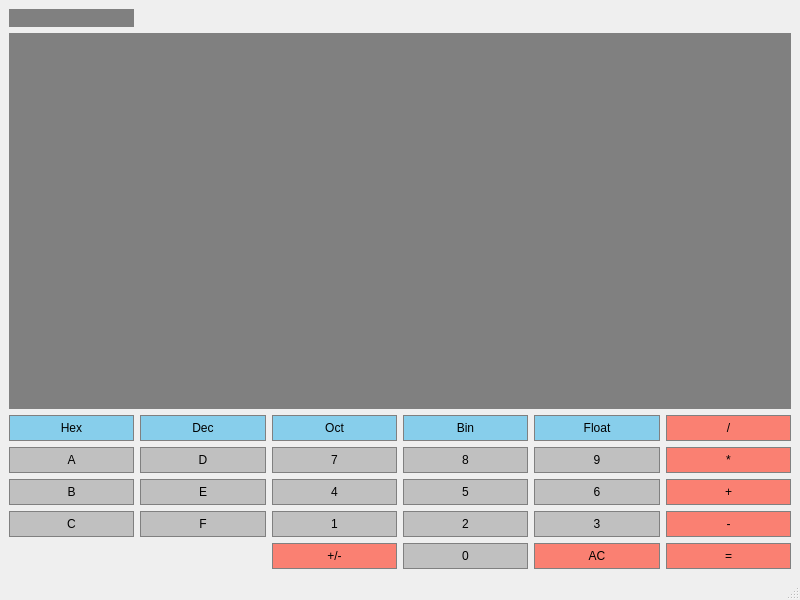
<?xml version="1.0" encoding="UTF-8"?>
<ui version="4.0">
 <class>Calc</class>
 <widget class="QMainWindow" name="Calc">
  <property name="geometry">
   <rect>
    <x>0</x>
    <y>0</y>
    <width>800</width>
    <height>600</height>
   </rect>
  </property>
  <property name="windowTitle">
   <string>Calc</string>
  </property>
  <widget class="QWidget" name="centralwidget">
   <layout class="QGridLayout" name="gridLayout">
    <item row="5" column="3">
     <widget class="QPushButton" name="Button2">
      <property name="styleSheet">
       <string notr="true">QPushButton 
{
     background-color: #C0C0C0; 
	border: 1px solid gray;
	border-radius: 0px;
	padding: 5px;
}
QPushButton:pressed 
{
    background-color: #A9A9A9;
	border: 1px solid gray;
	border-radius: 0px;
	padding: 5px;
}</string>
      </property>
      <property name="text">
       <string>2</string>
      </property>
     </widget>
    </item>
    <item row="3" column="4">
     <widget class="QPushButton" name="Button9">
      <property name="styleSheet">
       <string notr="true">QPushButton 
{
     background-color: #C0C0C0; 
	border: 1px solid gray;
	border-radius: 0px;
	padding: 5px;
}
QPushButton:pressed 
{
    background-color: #A9A9A9;
	border: 1px solid gray;
	border-radius: 0px;
	padding: 5px;
}</string>
      </property>
      <property name="text">
       <string>9</string>
      </property>
     </widget>
    </item>
    <item row="4" column="1">
     <widget class="QPushButton" name="Button14">
      <property name="styleSheet">
       <string notr="true">QPushButton 
{
     background-color: #C0C0C0; 
	border: 1px solid gray;
	border-radius: 0px;
	padding: 5px;
}
QPushButton:pressed 
{
    background-color: #A9A9A9;
	border: 1px solid gray;
	border-radius: 0px;
	padding: 5px;
}</string>
      </property>
      <property name="text">
       <string>E</string>
      </property>
     </widget>
    </item>
    <item row="2" column="1">
     <widget class="QPushButton" name="Dec">
      <property name="styleSheet">
       <string notr="true">QPushButton 
{
     background-color: #87CEEB; 
	border: 1px solid gray;
	border-radius: 0px;
	padding: 5px;
}
QPushButton:pressed
 {
    background-color: #1E90FF; 
	border: 1px solid gray;
	border-radius: 0px;
	padding: 5px;
}</string>
      </property>
      <property name="text">
       <string>Dec</string>
      </property>
     </widget>
    </item>
    <item row="4" column="4">
     <widget class="QPushButton" name="Button6">
      <property name="styleSheet">
       <string notr="true">QPushButton 
{
     background-color: #C0C0C0; 
	border: 1px solid gray;
	border-radius: 0px;
	padding: 5px;
}
QPushButton:pressed 
{
    background-color: #A9A9A9;
	border: 1px solid gray;
	border-radius: 0px;
	padding: 5px;
}</string>
      </property>
      <property name="text">
       <string>6</string>
      </property>
     </widget>
    </item>
    <item row="6" column="3">
     <widget class="QPushButton" name="Button0">
      <property name="styleSheet">
       <string notr="true">QPushButton 
{
     background-color: #C0C0C0; 
	border: 1px solid gray;
	border-radius: 0px;
	padding: 5px;
}
QPushButton:pressed 
{
    background-color: #A9A9A9;
	border: 1px solid gray;
	border-radius: 0px;
	padding: 5px;
}</string>
      </property>
      <property name="text">
       <string>0</string>
      </property>
     </widget>
    </item>
    <item row="2" column="2">
     <widget class="QPushButton" name="Oct">
      <property name="styleSheet">
       <string notr="true">QPushButton 
{
     background-color: #87CEEB; 
	border: 1px solid gray;
	border-radius: 0px;
	padding: 5px;
}
QPushButton:pressed
 {
    background-color: #1E90FF; 
	border: 1px solid gray;
	border-radius: 0px;
	padding: 5px;
}</string>
      </property>
      <property name="text">
       <string>Oct</string>
      </property>
     </widget>
    </item>
    <item row="2" column="0">
     <widget class="QPushButton" name="Hex">
      <property name="styleSheet">
       <string notr="true">QPushButton 
{
     background-color: #87CEEB; 
	border: 1px solid gray;
	border-radius: 0px;
	padding: 5px;
}
QPushButton:pressed
 {
    background-color: #1E90FF; 
	border: 1px solid gray;
	border-radius: 0px;
	padding: 5px;
}</string>
      </property>
      <property name="text">
       <string>Hex</string>
      </property>
     </widget>
    </item>
    <item row="3" column="3">
     <widget class="QPushButton" name="Button8">
      <property name="styleSheet">
       <string notr="true">QPushButton 
{
     background-color: #C0C0C0; 
	border: 1px solid gray;
	border-radius: 0px;
	padding: 5px;
}
QPushButton:pressed 
{
    background-color: #A9A9A9;
	border: 1px solid gray;
	border-radius: 0px;
	padding: 5px;
}</string>
      </property>
      <property name="text">
       <string>8</string>
      </property>
     </widget>
    </item>
    <item row="3" column="1">
     <widget class="QPushButton" name="Button13">
      <property name="styleSheet">
       <string notr="true">QPushButton 
{
     background-color: #C0C0C0; 
	border: 1px solid gray;
	border-radius: 0px;
	padding: 5px;
}
QPushButton:pressed 
{
    background-color: #A9A9A9;
	border: 1px solid gray;
	border-radius: 0px;
	padding: 5px;
}</string>
      </property>
      <property name="text">
       <string>D</string>
      </property>
     </widget>
    </item>
    <item row="4" column="2">
     <widget class="QPushButton" name="Button4">
      <property name="styleSheet">
       <string notr="true">QPushButton 
{
     background-color: #C0C0C0; 
	border: 1px solid gray;
	border-radius: 0px;
	padding: 5px;
}
QPushButton:pressed 
{
    background-color: #A9A9A9;
	border: 1px solid gray;
	border-radius: 0px;
	padding: 5px;
}</string>
      </property>
      <property name="text">
       <string>4</string>
      </property>
     </widget>
    </item>
    <item row="4" column="0">
     <widget class="QPushButton" name="Button11">
      <property name="styleSheet">
       <string notr="true">QPushButton 
{
     background-color: #C0C0C0; 
	border: 1px solid gray;
	border-radius: 0px;
	padding: 5px;
}
QPushButton:pressed 
{
    background-color: #A9A9A9;
	border: 1px solid gray;
	border-radius: 0px;
	padding: 5px;
}</string>
      </property>
      <property name="text">
       <string>B</string>
      </property>
     </widget>
    </item>
    <item row="3" column="0">
     <widget class="QPushButton" name="Button10">
      <property name="styleSheet">
       <string notr="true">QPushButton 
{
     background-color: #C0C0C0; 
	border: 1px solid gray;
	border-radius: 0px;
	padding: 5px;
}
QPushButton:pressed 
{
    background-color: #A9A9A9;
	border: 1px solid gray;
	border-radius: 0px;
	padding: 5px;
}</string>
      </property>
      <property name="text">
       <string>A</string>
      </property>
     </widget>
    </item>
    <item row="5" column="4">
     <widget class="QPushButton" name="Button3">
      <property name="styleSheet">
       <string notr="true">QPushButton 
{
     background-color: #C0C0C0; 
	border: 1px solid gray;
	border-radius: 0px;
	padding: 5px;
}
QPushButton:pressed 
{
    background-color: #A9A9A9;
	border: 1px solid gray;
	border-radius: 0px;
	padding: 5px;
}</string>
      </property>
      <property name="text">
       <string>3</string>
      </property>
     </widget>
    </item>
    <item row="2" column="3">
     <widget class="QPushButton" name="Bin">
      <property name="styleSheet">
       <string notr="true">QPushButton 
{
     background-color: #87CEEB; 
	border: 1px solid gray;
	border-radius: 0px;
	padding: 5px;
}
QPushButton:pressed
 {
    background-color: #1E90FF; 
	border: 1px solid gray;
	border-radius: 0px;
	padding: 5px;
}</string>
      </property>
      <property name="text">
       <string>Bin</string>
      </property>
     </widget>
    </item>
    <item row="5" column="0">
     <widget class="QPushButton" name="Button12">
      <property name="styleSheet">
       <string notr="true">QPushButton 
{
     background-color: #C0C0C0; 
	border: 1px solid gray;
	border-radius: 0px;
	padding: 5px;
}
QPushButton:pressed 
{
    background-color: #A9A9A9;
	border: 1px solid gray;
	border-radius: 0px;
	padding: 5px;
}</string>
      </property>
      <property name="text">
       <string>C</string>
      </property>
     </widget>
    </item>
    <item row="3" column="2">
     <widget class="QPushButton" name="Button7">
      <property name="styleSheet">
       <string notr="true">QPushButton 
{
     background-color: #C0C0C0; 
	border: 1px solid gray;
	border-radius: 0px;
	padding: 5px;
}
QPushButton:pressed 
{
    background-color: #A9A9A9;
	border: 1px solid gray;
	border-radius: 0px;
	padding: 5px;
}</string>
      </property>
      <property name="text">
       <string>7</string>
      </property>
     </widget>
    </item>
    <item row="2" column="4">
     <widget class="QPushButton" name="Float">
      <property name="styleSheet">
       <string notr="true">QPushButton 
{
     background-color: #87CEEB; 
	border: 1px solid gray;
	border-radius: 0px;
	padding: 5px;
}
QPushButton:pressed
 {
    background-color: #1E90FF; 
	border: 1px solid gray;
	border-radius: 0px;
	padding: 5px;
}</string>
      </property>
      <property name="text">
       <string>Float</string>
      </property>
     </widget>
    </item>
    <item row="4" column="3">
     <widget class="QPushButton" name="Button5">
      <property name="styleSheet">
       <string notr="true">QPushButton 
{
     background-color: #C0C0C0; 
	border: 1px solid gray;
	border-radius: 0px;
	padding: 5px;
}
QPushButton:pressed 
{
    background-color: #A9A9A9;
	border: 1px solid gray;
	border-radius: 0px;
	padding: 5px;
}</string>
      </property>
      <property name="text">
       <string>5</string>
      </property>
     </widget>
    </item>
    <item row="5" column="1">
     <widget class="QPushButton" name="Button15">
      <property name="styleSheet">
       <string notr="true">QPushButton 
{
     background-color: #C0C0C0; 
	border: 1px solid gray;
	border-radius: 0px;
	padding: 5px;
}
QPushButton:pressed 
{
    background-color: #A9A9A9;
	border: 1px solid gray;
	border-radius: 0px;
	padding: 5px;
}</string>
      </property>
      <property name="text">
       <string>F</string>
      </property>
     </widget>
    </item>
    <item row="5" column="2">
     <widget class="QPushButton" name="Button1">
      <property name="styleSheet">
       <string notr="true">QPushButton 
{
     background-color: #C0C0C0; 
	border: 1px solid gray;
	border-radius: 0px;
	padding: 5px;
}
QPushButton:pressed 
{
    background-color: #A9A9A9;
	border: 1px solid gray;
	border-radius: 0px;
	padding: 5px;
}</string>
      </property>
      <property name="text">
       <string>1</string>
      </property>
     </widget>
    </item>
    <item row="0" column="0">
     <widget class="QLineEdit" name="Mode">
      <property name="sizePolicy">
       <sizepolicy hsizetype="Preferred" vsizetype="Preferred">
        <horstretch>0</horstretch>
        <verstretch>0</verstretch>
       </sizepolicy>
      </property>
      <property name="font">
       <font>
        <family>Arial</family>
       </font>
      </property>
      <property name="styleSheet">
       <string notr="true">QLineEdit 
{
     background-color: gray; 
	border: 1px solid gray;
	color: #ffffff;
}</string>
      </property>
     </widget>
    </item>
    <item row="1" column="0" colspan="6">
     <widget class="QLineEdit" name="Display">
      <property name="sizePolicy">
       <sizepolicy hsizetype="Preferred" vsizetype="Expanding">
        <horstretch>0</horstretch>
        <verstretch>0</verstretch>
       </sizepolicy>
      </property>
      <property name="font">
       <font>
        <family>Arial</family>
        <pointsize>48</pointsize>
        <bold>true</bold>
       </font>
      </property>
      <property name="styleSheet">
       <string notr="true">QLineEdit 
{
     background-color: gray; 
	border: 1px solid gray;
	color: #ffffff;
}</string>
      </property>
     </widget>
    </item>
    <item row="2" column="5">
     <widget class="QPushButton" name="Divide">
      <property name="styleSheet">
       <string notr="true">QPushButton 
{
     background-color: #FA8072; 
	border: 1px solid gray;
	border-radius: 0px;
	padding: 5px;
}
QPushButton:pressed 
{
    background-color: #E9967A; 
	border: 1px solid gray;
	border-radius: 0px;
	padding: 5px;
}</string>
      </property>
      <property name="text">
       <string>/</string>
      </property>
     </widget>
    </item>
    <item row="3" column="5">
     <widget class="QPushButton" name="Multiply">
      <property name="styleSheet">
       <string notr="true">QPushButton 
{
     background-color: #FA8072; 
	border: 1px solid gray;
	border-radius: 0px;
	padding: 5px;
}
QPushButton:pressed 
{
    background-color: #E9967A; 
	border: 1px solid gray;
	border-radius: 0px;
	padding: 5px;
}</string>
      </property>
      <property name="text">
       <string>*</string>
      </property>
     </widget>
    </item>
    <item row="4" column="5">
     <widget class="QPushButton" name="Add">
      <property name="styleSheet">
       <string notr="true">QPushButton 
{
     background-color: #FA8072; 
	border: 1px solid gray;
	border-radius: 0px;
	padding: 5px;
}
QPushButton:pressed 
{
    background-color: #E9967A; 
	border: 1px solid gray;
	border-radius: 0px;
	padding: 5px;
}</string>
      </property>
      <property name="text">
       <string>+</string>
      </property>
     </widget>
    </item>
    <item row="5" column="5">
     <widget class="QPushButton" name="Substract">
      <property name="styleSheet">
       <string notr="true">QPushButton 
{
     background-color: #FA8072; 
	border: 1px solid gray;
	border-radius: 0px;
	padding: 5px;
}
QPushButton:pressed 
{
    background-color: #E9967A; 
	border: 1px solid gray;
	border-radius: 0px;
	padding: 5px;
}</string>
      </property>
      <property name="text">
       <string>-</string>
      </property>
     </widget>
    </item>
    <item row="6" column="5">
     <widget class="QPushButton" name="Equals">
      <property name="styleSheet">
       <string notr="true">QPushButton 
{
     background-color: #FA8072; 
	border: 1px solid gray;
	border-radius: 0px;
	padding: 5px;
}
QPushButton:pressed 
{
    background-color: #E9967A; 
	border: 1px solid gray;
	border-radius: 0px;
	padding: 5px;
}</string>
      </property>
      <property name="text">
       <string>=</string>
      </property>
     </widget>
    </item>
    <item row="6" column="4">
     <widget class="QPushButton" name="Clear">
      <property name="styleSheet">
       <string notr="true">QPushButton 
{
     background-color: #FA8072; 
	border: 1px solid gray;
	border-radius: 0px;
	padding: 5px;
}
QPushButton:pressed 
{
    background-color: #E9967A; 
	border: 1px solid gray;
	border-radius: 0px;
	padding: 5px;
}</string>
      </property>
      <property name="text">
       <string>AC</string>
      </property>
     </widget>
    </item>
    <item row="6" column="2">
     <widget class="QPushButton" name="ChangeSign">
      <property name="styleSheet">
       <string notr="true">QPushButton 
{
     background-color: #FA8072; 
	border: 1px solid gray;
	border-radius: 0px;
	padding: 5px;
}
QPushButton:pressed 
{
    background-color: #E9967A; 
	border: 1px solid gray;
	border-radius: 0px;
	padding: 5px;
}</string>
      </property>
      <property name="text">
       <string>+/-</string>
      </property>
     </widget>
    </item>
   </layout>
  </widget>
  <widget class="QMenuBar" name="menubar">
   <property name="geometry">
    <rect>
     <x>0</x>
     <y>0</y>
     <width>800</width>
     <height>26</height>
    </rect>
   </property>
  </widget>
  <widget class="QStatusBar" name="statusbar"/>
 </widget>
 <resources/>
 <connections/>
</ui>
